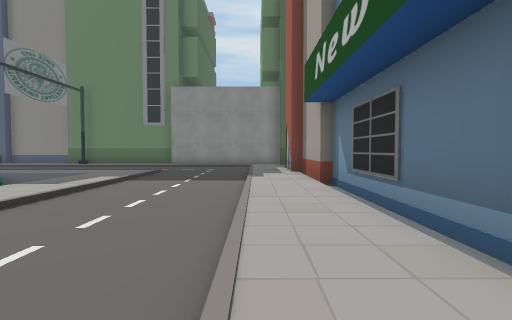
view 1 (above)

14 first-person views from a walk through a scene from a Unity 3-D project. The camera is 1.3 m above the floor, tilts 2° down and sees 85° across. The floor is counted in squares, 2 m on a side. Each view is taken from the middle of a square. On the plan, view 1 faces up. The plan holds only what a view shows up to about 9 squares ahead; the rest is blank. The place goes on beyond the plan. The player is left out. Some surface patterns are stand-ins.

view 2
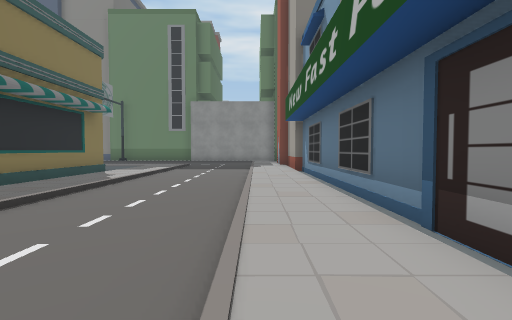

view 3
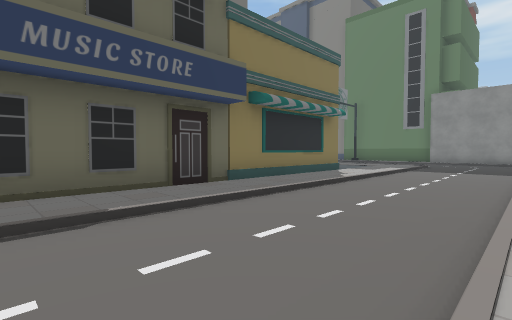

view 4
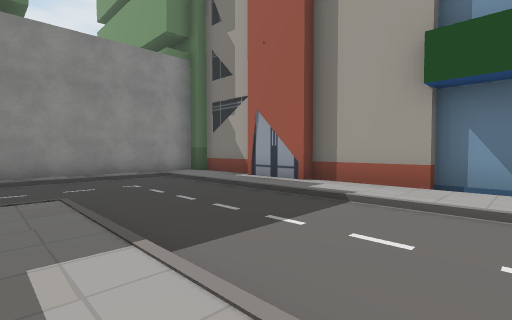

view 5
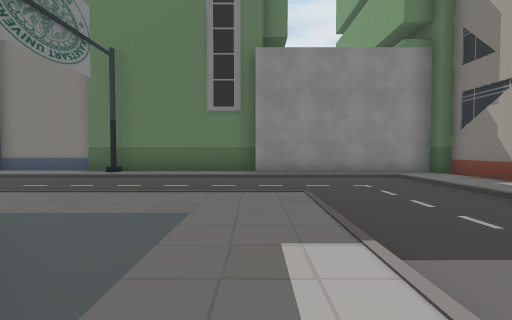

view 6
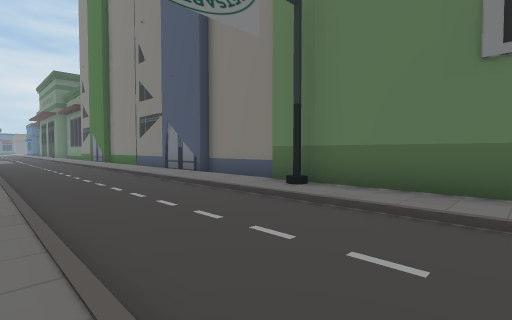

view 7
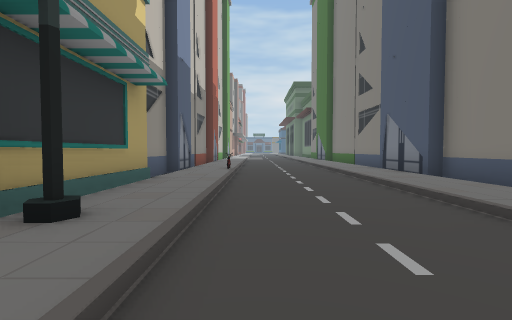

view 8
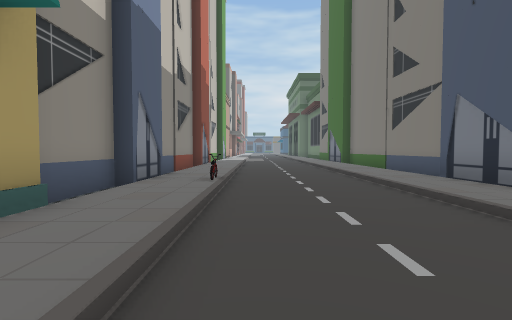

view 9
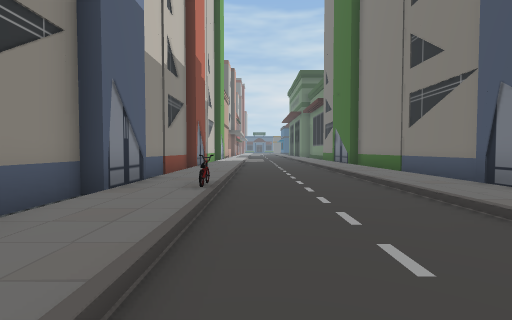

view 10
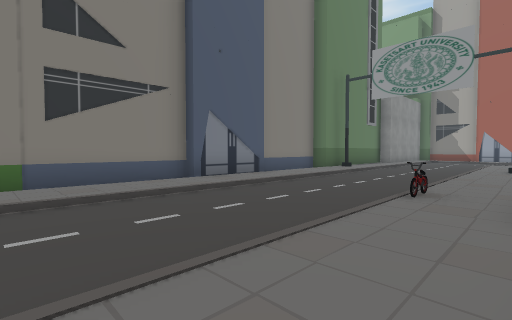

view 11
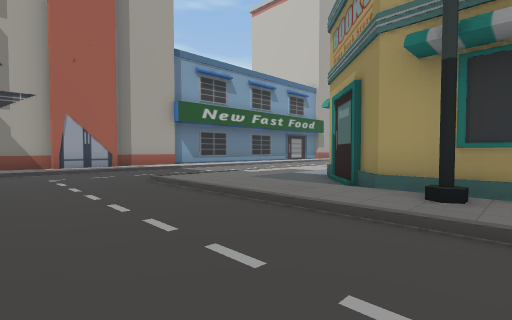

view 12
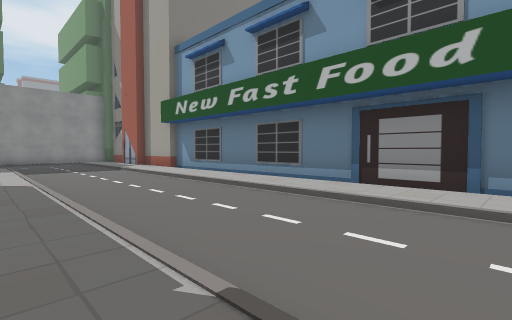

view 13
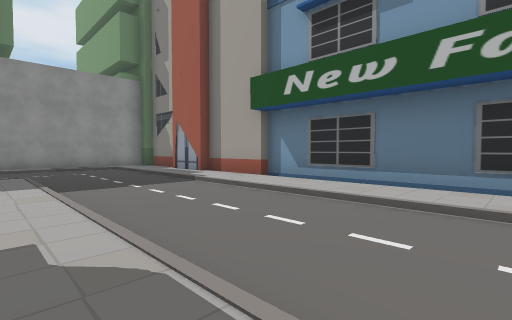

view 14
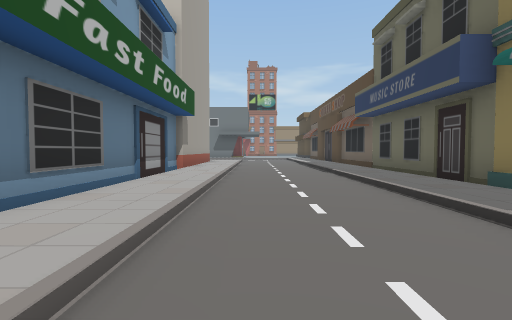

### Floor plan
Key: @ floor where view 1 was taken; # wall or solid block; . main floor; : floor 0.25 m higher than the main floor; / step, stairs or slope; = window, fence, low wall or low ledge; ^ raised ledge; O other object.
Columns run from 19 left of view 1 to 2 right of it. Each row starts with its distance up from view 1.
 15 OOOOO  OOO     O
 14 ////OOO///OOOOOO
 13 :::::::::::::::######O
 12 .................../:O
 11 .................../:O
 10 .................../OO
  9 ::::O/::::::::::/../OO
  8 ///////////////:/../:O
  7 OOOOOOOO===^#/.:/../:O
  6             ##.:/../:O
  5               ^:/../:O
  4               #:/../:O
  3               #:/../:O
  2               #:/../:O
  1               #:/../:O
  0               #:/..@:O
 -1               #:/../:O
 -2               #:/../:O
 -3               #:/../:O
 -4               #:/../:O

Positions as (right, up) in squares from view 1, and headings:
1: (0, 0), facing up
2: (0, -4), facing up
3: (0, -4), facing up-left
4: (-4, 5), facing up-right
5: (-4, 5), facing up
6: (-5, 9), facing up-left
7: (-6, 10), facing left
8: (-9, 10), facing left
9: (-10, 10), facing left
10: (-19, 8), facing up-right
11: (-9, 12), facing down-right
12: (-4, -4), facing up-right
13: (-4, 1), facing up-right
14: (-1, 5), facing down
